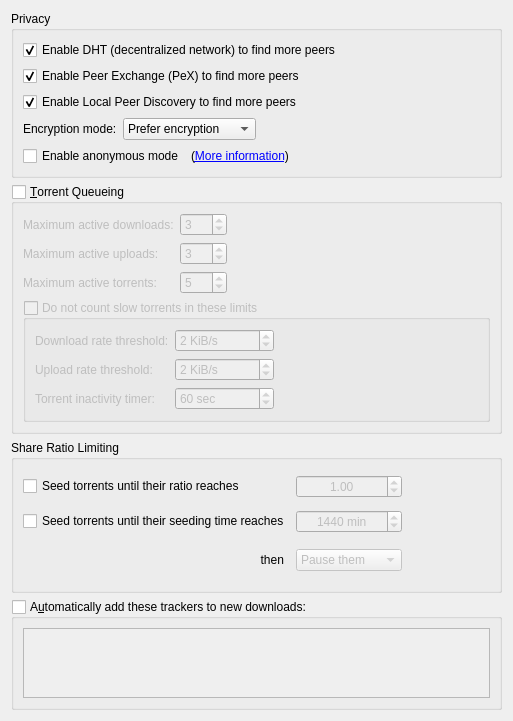
          <widget class="QWidget" name="scrollAreaWidgetContents_4">
           <property name="geometry">
            <rect>
             <x>0</x>
             <y>0</y>
             <width>513</width>
             <height>679</height>
            </rect>
           </property>
           <layout class="QVBoxLayout" name="verticalLayout_7">
            <item>
             <widget class="QGroupBox" name="AddBTFeaturesBox">
              <property name="title">
               <string>Privacy</string>
              </property>
              <layout class="QVBoxLayout" name="verticalLayout_14">
               <item>
                <widget class="QCheckBox" name="checkDHT">
                 <property name="text">
                  <string>Enable DHT (decentralized network) to find more peers</string>
                 </property>
                 <property name="checked">
                  <bool>true</bool>
                 </property>
                </widget>
               </item>
               <item>
                <widget class="QCheckBox" name="checkPeX">
                 <property name="toolTip">
                  <string>Exchange peers with compatible Bittorrent clients (µTorrent, Vuze, ...)</string>
                 </property>
                 <property name="text">
                  <string>Enable Peer Exchange (PeX) to find more peers</string>
                 </property>
                 <property name="checked">
                  <bool>true</bool>
                 </property>
                </widget>
               </item>
               <item>
                <widget class="QCheckBox" name="checkLSD">
                 <property name="toolTip">
                  <string>Look for peers on your local network</string>
                 </property>
                 <property name="text">
                  <string>Enable Local Peer Discovery to find more peers</string>
                 </property>
                 <property name="checked">
                  <bool>true</bool>
                 </property>
                </widget>
               </item>
               <item>
                <layout class="QHBoxLayout">
                 <item>
                  <widget class="QLabel" name="lbl_encryption">
                   <property name="text">
                    <string>Encryption mode:</string>
                   </property>
                  </widget>
                 </item>
                 <item>
                  <widget class="QComboBox" name="comboEncryption">
                   <item>
                    <property name="text">
                     <string>Prefer encryption</string>
                    </property>
                   </item>
                   <item>
                    <property name="text">
                     <string>Require encryption</string>
                    </property>
                   </item>
                   <item>
                    <property name="text">
                     <string>Disable encryption</string>
                    </property>
                   </item>
                  </widget>
                 </item>
                 <item>
                  <spacer>
                   <property name="orientation">
                    <enum>Qt::Horizontal</enum>
                   </property>
                   <property name="sizeHint" stdset="0">
                    <size>
                     <width>40</width>
                     <height>20</height>
                    </size>
                   </property>
                  </spacer>
                 </item>
                </layout>
               </item>
               <item>
                <layout class="QHBoxLayout" name="horizontalLayout_6">
                 <item>
                  <widget class="QCheckBox" name="checkAnonymousMode">
                   <property name="toolTip">
                    <string>Enable when using a proxy or a VPN connection</string>
                   </property>
                   <property name="text">
                    <string>Enable anonymous mode</string>
                   </property>
                  </widget>
                 </item>
                 <item>
                  <widget class="QLabel" name="label_anonymous">
                   <property name="text">
                    <string>(&lt;a href=&quot;https://github.com/freenexus/freeNexus/wiki/Anonymous-Mode&quot;&gt;More information&lt;/a&gt;)</string>
                   </property>
                   <property name="openExternalLinks">
                    <bool>true</bool>
                   </property>
                  </widget>
                 </item>
                 <item>
                  <spacer name="horizontalSpacer_14">
                   <property name="orientation">
                    <enum>Qt::Horizontal</enum>
                   </property>
                   <property name="sizeHint" stdset="0">
                    <size>
                     <width>40</width>
                     <height>20</height>
                    </size>
                   </property>
                  </spacer>
                 </item>
                </layout>
               </item>
              </layout>
             </widget>
            </item>
            <item>
             <widget class="QGroupBox" name="checkEnableQueueing">
              <property name="title">
               <string>&amp;Torrent Queueing</string>
              </property>
              <property name="checkable">
               <bool>true</bool>
              </property>
              <property name="checked">
               <bool>false</bool>
              </property>
              <layout class="QGridLayout" name="gridLayout_2">
               <property name="bottomMargin">
                <number>9</number>
               </property>
               <item row="0" column="0">
                <widget class="QLabel" name="label_max_active_dl">
                 <property name="text">
                  <string>Maximum active downloads:</string>
                 </property>
                </widget>
               </item>
               <item row="0" column="1">
                <widget class="QSpinBox" name="spinMaxActiveDownloads">
                 <property name="minimum">
                  <number>-1</number>
                 </property>
                 <property name="maximum">
                  <number>999</number>
                 </property>
                 <property name="value">
                  <number>3</number>
                 </property>
                </widget>
               </item>
               <item row="1" column="0">
                <widget class="QLabel" name="label_max_active_up">
                 <property name="text">
                  <string>Maximum active uploads:</string>
                 </property>
                </widget>
               </item>
               <item row="1" column="1">
                <widget class="QSpinBox" name="spinMaxActiveUploads">
                 <property name="minimum">
                  <number>-1</number>
                 </property>
                 <property name="maximum">
                  <number>999</number>
                 </property>
                 <property name="value">
                  <number>3</number>
                 </property>
                </widget>
               </item>
               <item row="2" column="0">
                <widget class="QLabel" name="maxActiveTorrents_lbl">
                 <property name="text">
                  <string>Maximum active torrents:</string>
                 </property>
                </widget>
               </item>
               <item row="2" column="1">
                <widget class="QSpinBox" name="spinMaxActiveTorrents">
                 <property name="minimum">
                  <number>-1</number>
                 </property>
                 <property name="maximum">
                  <number>999</number>
                 </property>
                 <property name="value">
                  <number>5</number>
                 </property>
                </widget>
               </item>
               <item row="1" column="2">
                <spacer name="horizontalSpacer_2">
                 <property name="orientation">
                  <enum>Qt::Horizontal</enum>
                 </property>
                 <property name="sizeHint" stdset="0">
                  <size>
                   <width>40</width>
                   <height>20</height>
                  </size>
                 </property>
                </spacer>
               </item>
               <item row="0" column="2">
                <spacer name="horizontalSpacer_7">
                 <property name="orientation">
                  <enum>Qt::Horizontal</enum>
                 </property>
                 <property name="sizeHint" stdset="0">
                  <size>
                   <width>40</width>
                   <height>20</height>
                  </size>
                 </property>
                </spacer>
               </item>
               <item row="2" column="2">
                <spacer name="horizontalSpacer_11">
                 <property name="orientation">
                  <enum>Qt::Horizontal</enum>
                 </property>
                 <property name="sizeHint" stdset="0">
                  <size>
                   <width>40</width>
                   <height>20</height>
                  </size>
                 </property>
                </spacer>
               </item>
               <item row="3" column="0" colspan="3">
                <widget class="QGroupBox" name="checkIgnoreSlowTorrentsForQueueing">
                 <property name="title">
                  <string>Do not count slow torrents in these limits</string>
                 </property>
                 <property name="checkable">
                  <bool>true</bool>
                 </property>
                 <property name="checked">
                  <bool>false</bool>
                 </property>
                 <layout class="QGridLayout" name="gridLayout_13">
                  <item row="2" column="2">
                   <spacer name="horizontalSpacer_21">
                    <property name="orientation">
                     <enum>Qt::Horizontal</enum>
                    </property>
                    <property name="sizeHint" stdset="0">
                     <size>
                      <width>40</width>
                      <height>20</height>
                     </size>
                    </property>
                   </spacer>
                  </item>
                  <item row="0" column="1">
                   <widget class="QSpinBox" name="spinDownloadRateForSlowTorrents">
                    <property name="suffix">
                     <string> KiB/s</string>
                    </property>
                    <property name="maximum">
                     <number>2000000</number>
                    </property>
                    <property name="value">
                     <number>2</number>
                    </property>
                   </widget>
                  </item>
                  <item row="1" column="1">
                   <widget class="QSpinBox" name="spinUploadRateForSlowTorrents">
                    <property name="suffix">
                     <string> KiB/s</string>
                    </property>
                    <property name="maximum">
                     <number>2000000</number>
                    </property>
                    <property name="value">
                     <number>2</number>
                    </property>
                   </widget>
                  </item>
                  <item row="1" column="0">
                   <widget class="QLabel" name="labelUploadRateForSlowTorrents">
                    <property name="text">
                     <string>Upload rate threshold:</string>
                    </property>
                   </widget>
                  </item>
                  <item row="0" column="0">
                   <widget class="QLabel" name="labelDownloadRateForSlowTorrents">
                    <property name="text">
                     <string>Download rate threshold:</string>
                    </property>
                   </widget>
                  </item>
                  <item row="0" column="2">
                   <spacer name="horizontalSpacer_9">
                    <property name="orientation">
                     <enum>Qt::Horizontal</enum>
                    </property>
                    <property name="sizeHint" stdset="0">
                     <size>
                      <width>40</width>
                      <height>20</height>
                     </size>
                    </property>
                   </spacer>
                  </item>
                  <item row="1" column="2">
                   <spacer name="horizontalSpacer_15">
                    <property name="orientation">
                     <enum>Qt::Horizontal</enum>
                    </property>
                    <property name="sizeHint" stdset="0">
                     <size>
                      <width>40</width>
                      <height>20</height>
                     </size>
                    </property>
                   </spacer>
                  </item>
                  <item row="2" column="1">
                   <widget class="QSpinBox" name="spinSlowTorrentsInactivityTimer">
                    <property name="suffix">
                     <string extracomment="seconds"> sec</string>
                    </property>
                    <property name="minimum">
                     <number>1</number>
                    </property>
                    <property name="maximum">
                     <number>999999</number>
                    </property>
                    <property name="value">
                     <number>60</number>
                    </property>
                   </widget>
                  </item>
                  <item row="2" column="0">
                   <widget class="QLabel" name="labelSlowTorrentInactivityTimer">
                    <property name="text">
                     <string>Torrent inactivity timer:</string>
                    </property>
                   </widget>
                  </item>
                 </layout>
                </widget>
               </item>
              </layout>
             </widget>
            </item>
            <item>
             <widget class="QGroupBox" name="ratioBox">
              <property name="title">
               <string>Share Ratio Limiting</string>
              </property>
              <layout class="QGridLayout" name="gridLayout_91">
               <item row="0" column="0" rowspan="3" colspan="3">
                <widget class="QCheckBox" name="checkMaxRatio">
                 <property name="text">
                  <string>Seed torrents until their ratio reaches</string>
                 </property>
                </widget>
               </item>
               <item row="1" column="6" rowspan="2">
                <spacer name="horizontalSpacer_161">
                 <property name="orientation">
                  <enum>Qt::Horizontal</enum>
                 </property>
                 <property name="sizeHint" stdset="0">
                  <size>
                   <width>109</width>
                   <height>20</height>
                  </size>
                 </property>
                </spacer>
               </item>
               <item row="4" column="2">
                <widget class="QLabel" name="label">
                 <property name="text">
                  <string>then</string>
                 </property>
                 <property name="alignment">
                  <set>Qt::AlignRight|Qt::AlignTrailing|Qt::AlignVCenter</set>
                 </property>
                </widget>
               </item>
               <item row="4" column="6">
                <spacer name="horizontalSpacer_20">
                 <property name="orientation">
                  <enum>Qt::Horizontal</enum>
                 </property>
                 <property name="sizeHint" stdset="0">
                  <size>
                   <width>121</width>
                   <height>28</height>
                  </size>
                 </property>
                </spacer>
               </item>
               <item row="4" column="1">
                <spacer name="horizontalSpacer_171">
                 <property name="orientation">
                  <enum>Qt::Horizontal</enum>
                 </property>
                 <property name="sizeHint" stdset="0">
                  <size>
                   <width>100</width>
                   <height>42</height>
                  </size>
                 </property>
                </spacer>
               </item>
               <item row="3" column="6">
                <spacer name="horizontalSpacer_191">
                 <property name="orientation">
                  <enum>Qt::Horizontal</enum>
                 </property>
                 <property name="sizeHint" stdset="0">
                  <size>
                   <width>40</width>
                   <height>20</height>
                  </size>
                 </property>
                </spacer>
               </item>
               <item row="3" column="4">
                <widget class="QSpinBox" name="spinMaxSeedingMinutes">
                 <property name="enabled">
                  <bool>false</bool>
                 </property>
                 <property name="alignment">
                  <set>Qt::AlignCenter</set>
                 </property>
                 <property name="suffix">
                  <string extracomment="minutes"> min</string>
                 </property>
                 <property name="maximum">
                  <number>9999999</number>
                 </property>
                 <property name="value">
                  <number>1440</number>
                 </property>
                </widget>
               </item>
               <item row="1" column="4">
                <widget class="QDoubleSpinBox" name="spinMaxRatio">
                 <property name="enabled">
                  <bool>false</bool>
                 </property>
                 <property name="alignment">
                  <set>Qt::AlignHCenter</set>
                 </property>
                 <property name="minimum">
                  <double>0.000000000000000</double>
                 </property>
                 <property name="maximum">
                  <double>9998.000000000000000</double>
                 </property>
                 <property name="singleStep">
                  <double>0.050000000000000</double>
                 </property>
                 <property name="value">
                  <double>1.000000000000000</double>
                 </property>
                </widget>
               </item>
               <item row="3" column="0" colspan="4">
                <widget class="QCheckBox" name="checkMaxSeedingMinutes">
                 <property name="text">
                  <string>Seed torrents until their seeding time reaches</string>
                 </property>
                </widget>
               </item>
               <item row="4" column="4">
                <widget class="QComboBox" name="comboRatioLimitAct">
                 <property name="enabled">
                  <bool>false</bool>
                 </property>
                 <item>
                  <property name="text">
                   <string>Pause them</string>
                  </property>
                 </item>
                 <item>
                  <property name="text">
                   <string>Remove them</string>
                  </property>
                 </item>
                </widget>
               </item>
              </layout>
             </widget>
            </item>
            <item>
             <widget class="QGroupBox" name="checkEnableAddTrackers">
              <property name="sizePolicy">
               <sizepolicy hsizetype="Preferred" vsizetype="Preferred">
                <horstretch>0</horstretch>
                <verstretch>0</verstretch>
               </sizepolicy>
              </property>
              <property name="title">
               <string>A&amp;utomatically add these trackers to new downloads:</string>
              </property>
              <property name="checkable">
               <bool>true</bool>
              </property>
              <property name="checked">
               <bool>false</bool>
              </property>
              <layout class="QGridLayout" name="gridLayout_16">
               <item row="0" column="0">
                <widget class="QPlainTextEdit" name="textTrackers">
                 <property name="enabled">
                  <bool>true</bool>
                 </property>
                 <property name="focusPolicy">
                  <enum>Qt::StrongFocus</enum>
                 </property>
                </widget>
               </item>
              </layout>
             </widget>
            </item>
            <item>
             <spacer name="verticalSpacer_8">
              <property name="orientation">
               <enum>Qt::Vertical</enum>
              </property>
              <property name="sizeHint" stdset="0">
               <size>
                <width>20</width>
                <height>40</height>
               </size>
              </property>
             </spacer>
            </item>
           </layout>
          </widget>
